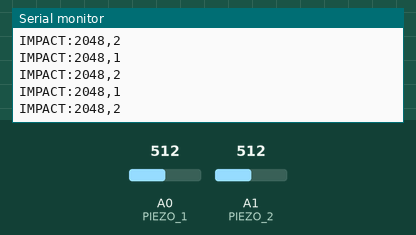
Bench run of a sketch on a simulated Arduino Uno, built for the host (arithmetic inside an expression is 32-bit, double 64-bit). On the bench: the last lines printed to the serial monitor. Inputs (shaded band) come from the test bench; at power-on: A0 (PIEZO_1) = 512, A1 (PIEZO_2) = 512 (analog values on the 0–1023 scale).

Above: at 1.2 s.
1.3 s: A0 (PIEZO_1) set to 716
At 1.8 s:
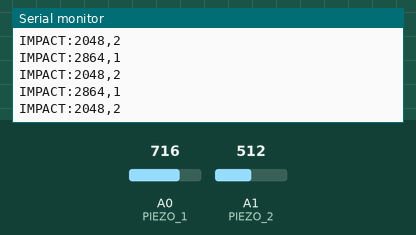
2.8 s: A1 (PIEZO_2) set to 716
At 3.3 s:
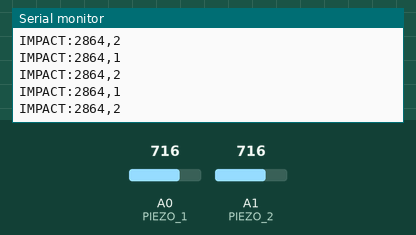
4.3 s: A0 (PIEZO_1) set to 900
At 4.9 s:
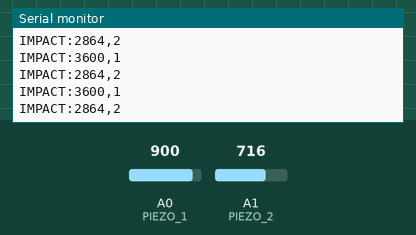
5.8 s: A1 (PIEZO_2) set to 900
At 6.3 s:
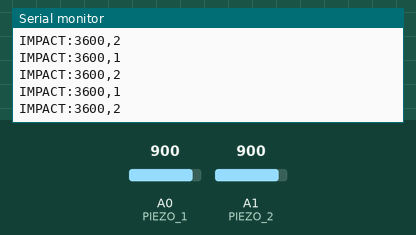
Timing chart, 0 to 6.8 s (numbered marks = the images above; inputs shaded):
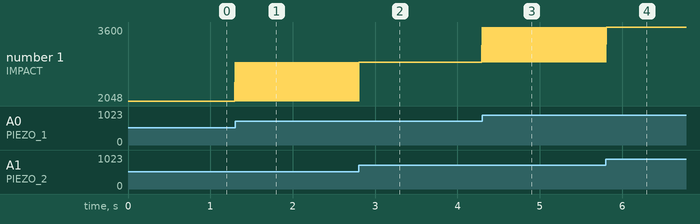

Measured:
- after the input at 1.3 s, the serial monitor: prints a new line at once (image 1)
- after the input at 2.8 s, the serial monitor: prints a new line at once (image 2)
- after the input at 4.3 s, the serial monitor: prints a new line at once (image 3)
- after the input at 5.8 s, the serial monitor: prints a new line at once (image 4)

The sketch:

grindcasino.ino
```cpp
// GrindCasino impact sensor firmware (ESP32)
//
// This firmware is intentionally "dumb": it only senses piezo impacts and
// streams the raw readings over USB serial. The SERVER decides which readings
// are strong enough to start a spin (see IMPACT_MIN_INTENSITY / IMPACT_MAX_INTENSITY).
//
// Output format (one reading per line, parsed by server/src/serial.js):
//   IMPACT:<raw>,<sensor>
// where <raw> is the 12-bit ADC value (0-4095) and <sensor> is 1 or 2.

const int PIEZO_1 = A0;  // sensor 1 analog pin
const int PIEZO_2 = A1;  // sensor 2 analog pin

// Minimal hardware noise floor. This is NOT the accept threshold — it only
// stops the serial link from flooding with idle/near-zero readings. Tune the
// real accept range on the server, not here.
const int NOISE_FLOOR = 15;

// Sampling interval (ms). Small = fine-grained. 5ms ≈ 200 samples/sec/sensor.
const int SAMPLE_INTERVAL_MS = 5;

void setup() {
    Serial.begin(115200);
    analogReadResolution(12);  // ESP32 ADC range: 0-4095
}

void sendReading(int sensor, int value) {
    Serial.print("IMPACT:");
    Serial.print(value);
    Serial.print(",");
    Serial.println(sensor);
}

void loop() {
    int v1 = analogRead(PIEZO_1);
    int v2 = analogRead(PIEZO_2);

    if (v1 > NOISE_FLOOR) {
        sendReading(1, v1);
    }
    if (v2 > NOISE_FLOOR) {
        sendReading(2, v2);
    }

    delay(SAMPLE_INTERVAL_MS);
}
```
